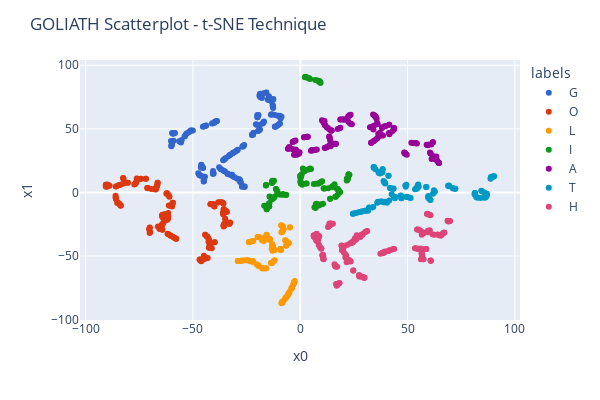

Write notebook code for a chart like this one.
### Markdown cell above
Perplexity in t-SNE is a measure that helps balance local versus global data aspects and influences how the algorithm groups points together in the lower-dimensional space. 

The choice of perplexity value can significantly impact the visualization outcome, making it a critical parameter to tune in t-SNE analysis.

The default perplexity value is 30, so the previous solution had perplexity=30. Let's analyze how the perplexity affects the t-SNE solution.

### Code cell
# t-SNE modifying some parameters: perplexity and learning_rate
model_T2 = TSNE(random_state=20, perplexity=5, learning_rate=50)

df_T2 = pd.DataFrame(model_T2.fit_transform(dfS[['x0','x1','x2']]), columns=['x0', 'x1'])
df_T2['labels'] = dfS['labels']

plot_tSNE(df_T2)
